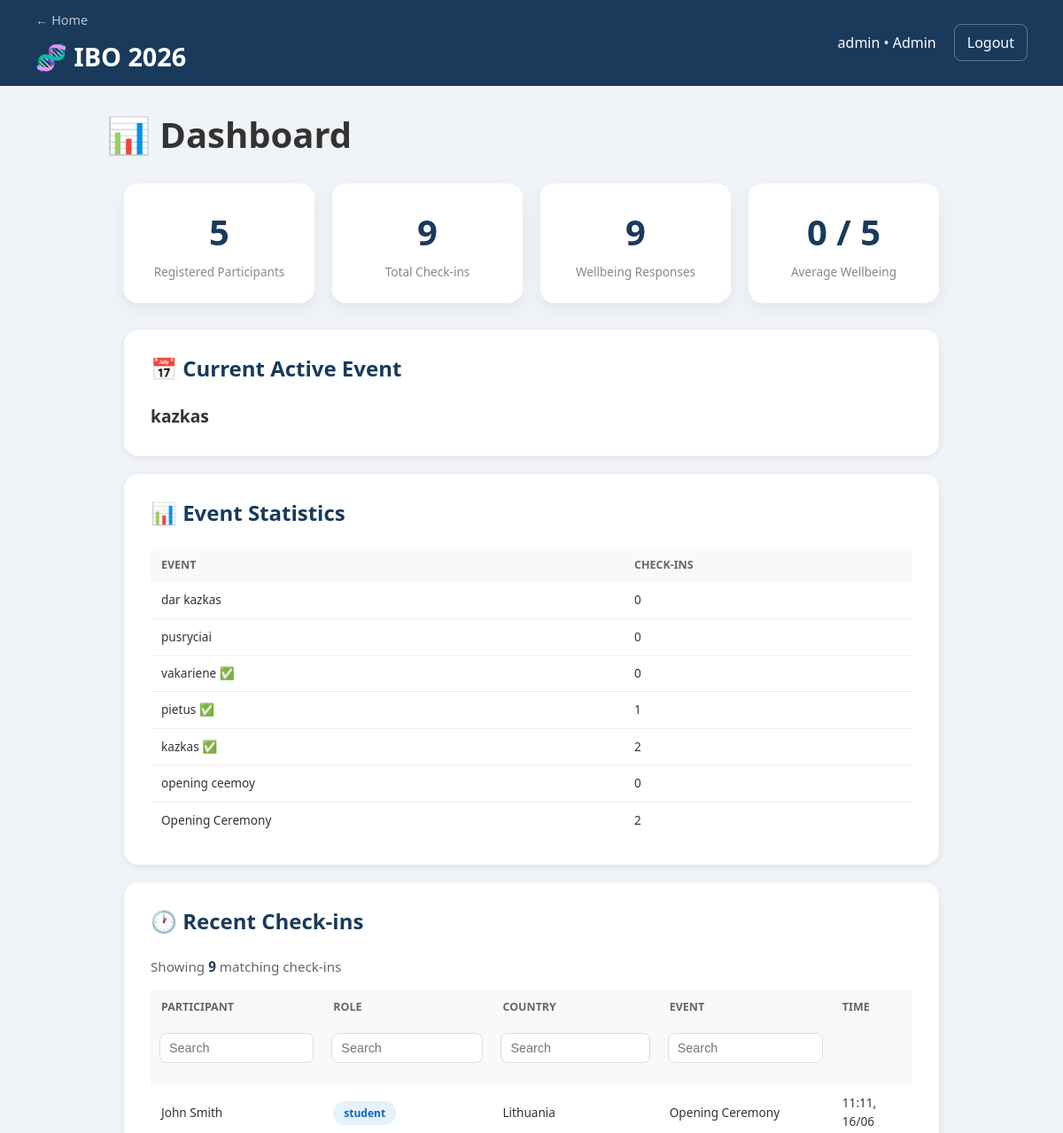
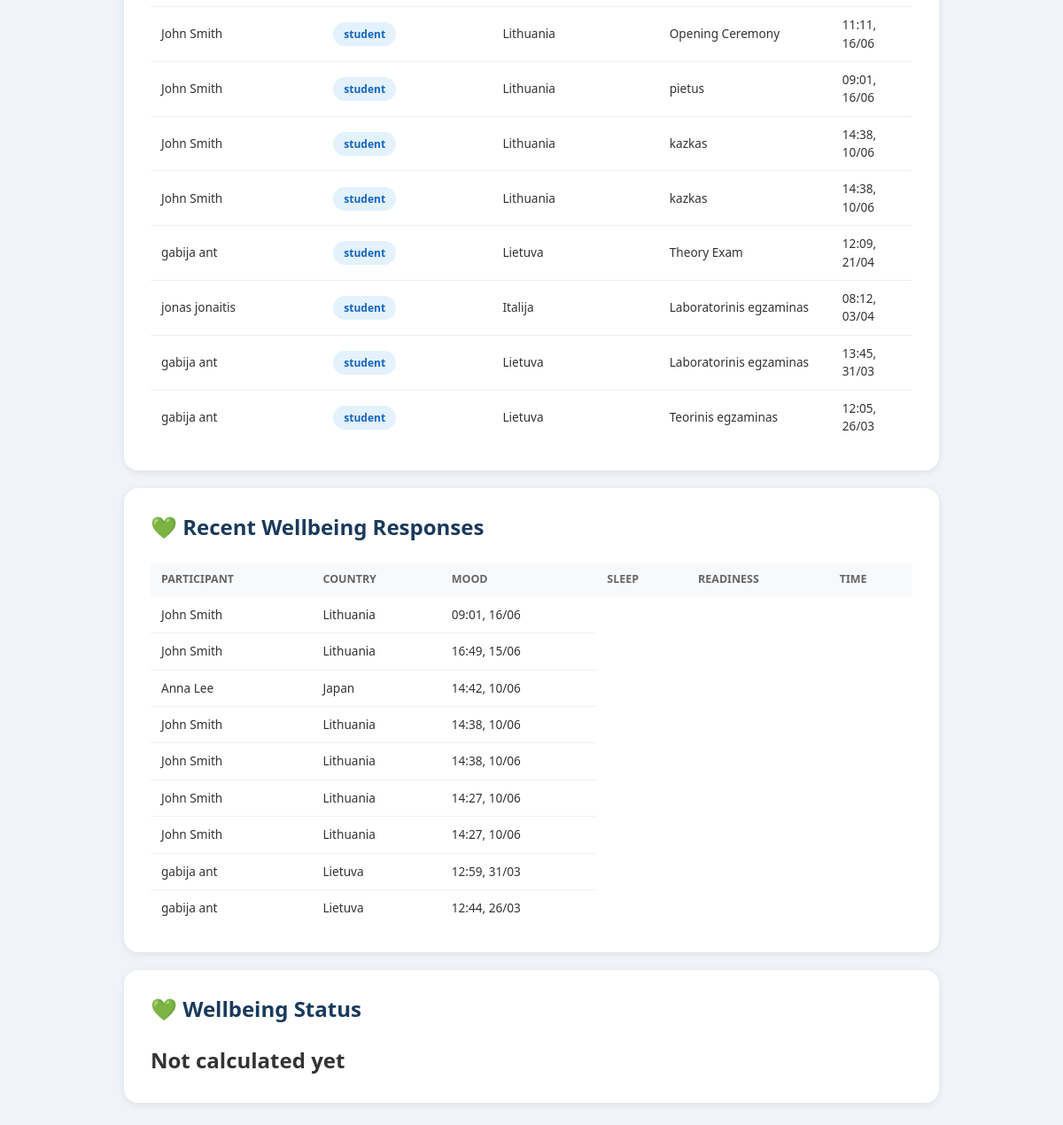
Page /dashboard (signed in) on the earlier database version (2 pictures, top to bottom).
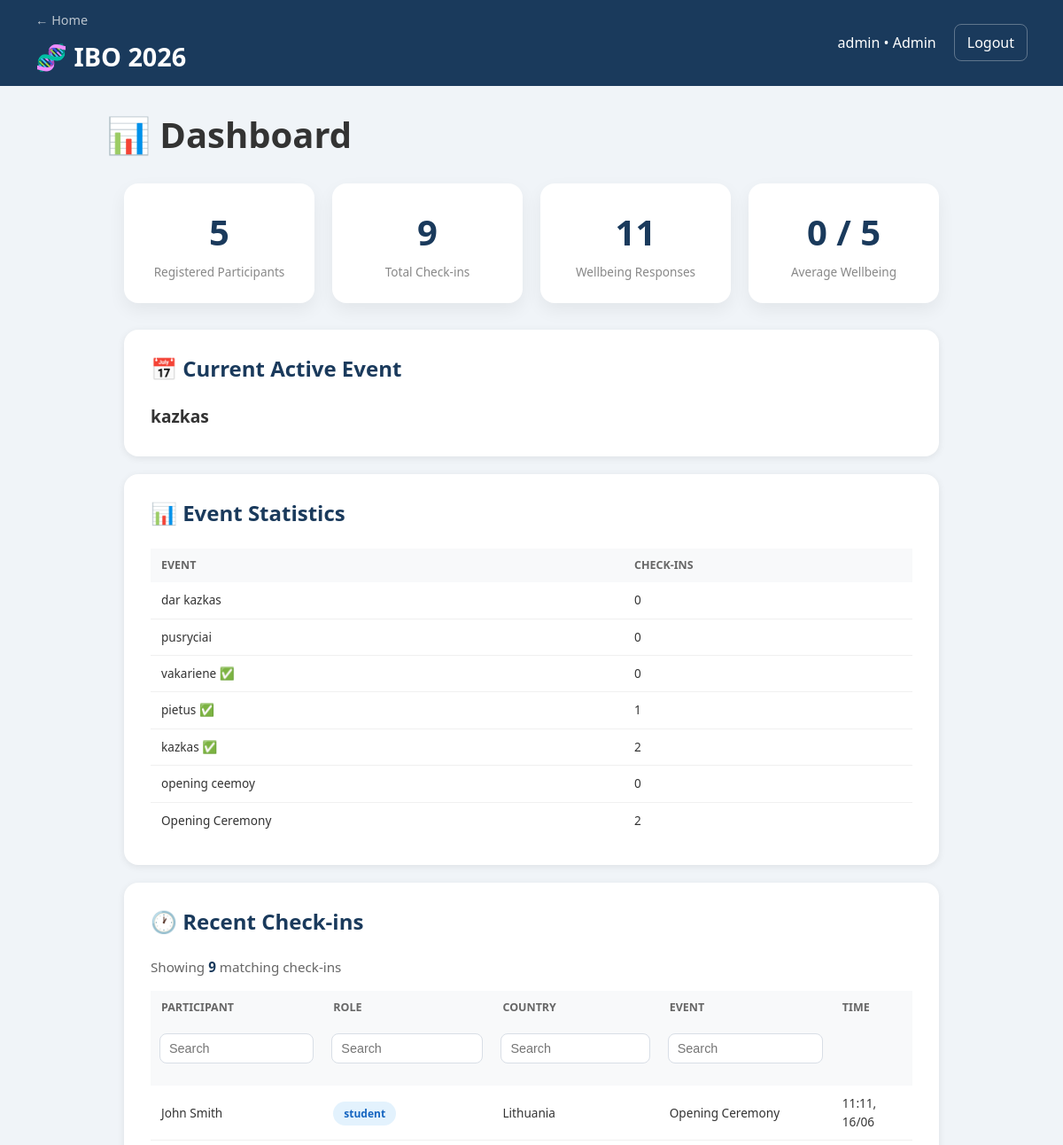
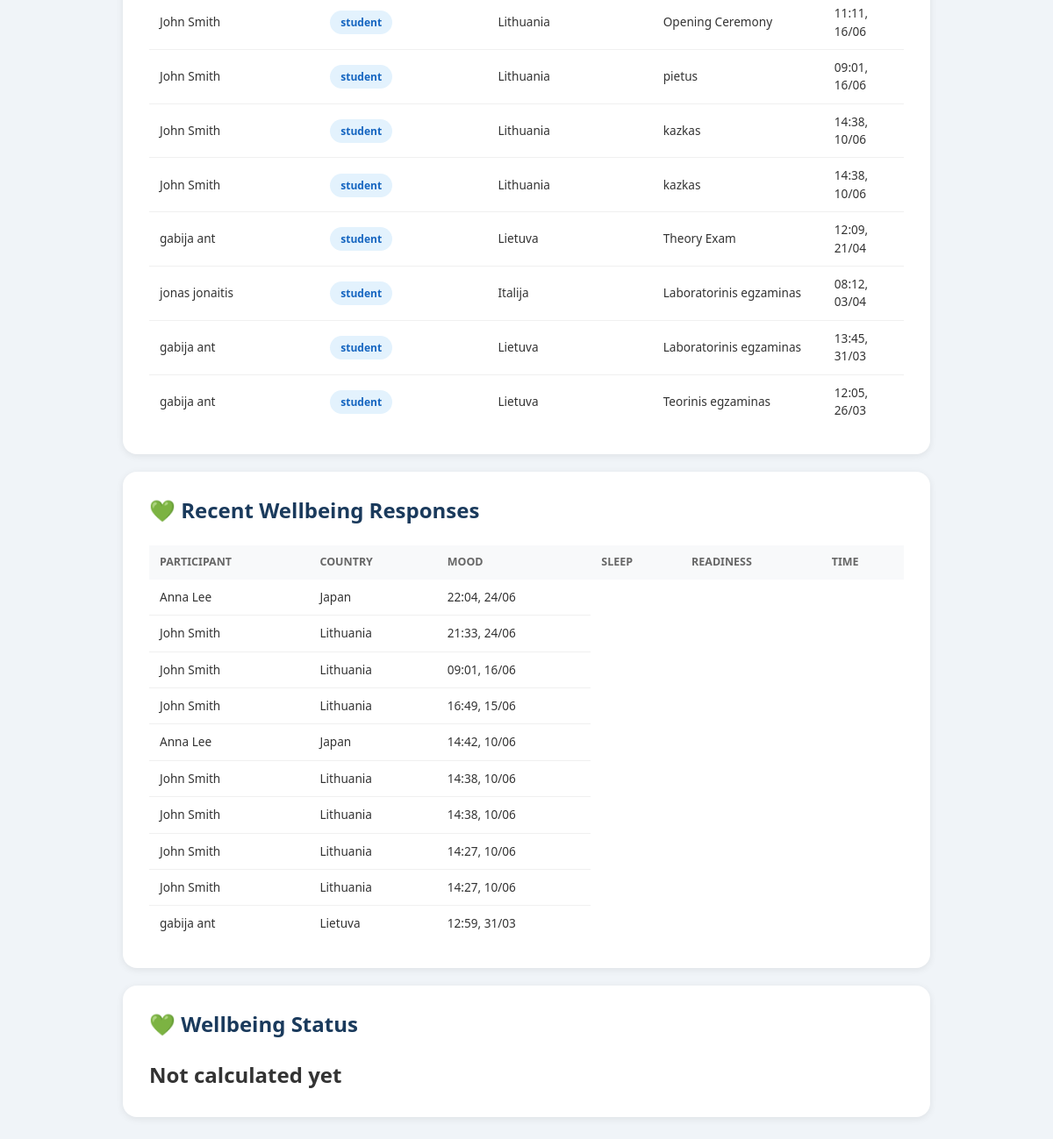
Same page on the later database version (2 pictures, top to bottom).
### app.py (models this page shows)
class Event(db.Model):
    id = db.Column(db.Integer, primary_key=True)
    name = db.Column(db.String(100), nullable=False)
    active = db.Column(db.Boolean, default=False)

class CheckIn(db.Model):
    id = db.Column(db.Integer, primary_key=True)
    participant_id = db.Column(db.Integer, db.ForeignKey('participant.id'))
    participant = db.relationship('Participant', backref='checkins')
    event_name = db.Column(db.String(100), nullable=False)
    timestamp = db.Column(db.DateTime, default=datetime.utcnow)

class Participant(db.Model):
    id = db.Column(db.Integer, primary_key=True)
    name = db.Column(db.String(100), nullable=False)
    nfc_id = db.Column(db.String(50), unique=True, nullable=False)
    role = db.Column(db.String(20), nullable=False)  # student, guide, leader, organizer
    country_id = db.Column(db.Integer, db.ForeignKey('country.id'))
    country = db.relationship('Country', backref='participants')

class Country(db.Model):
    id = db.Column(db.Integer, primary_key=True)
    name = db.Column(db.String(100), nullable=False)

class Wellbeing(db.Model):
    id = db.Column(db.Integer, primary_key=True)
    participant_id = db.Column(
        db.Integer,
        db.ForeignKey('participant.id')
    )
    participant = db.relationship(
        'Participant',
        backref='wellbeing'
    )
    timestamp = db.Column(
        db.DateTime,
        default=datetime.utcnow
    )

### app.py (the view, shortened to what this page needs)
@app.route('/dashboard')
def dashboard():
    if 'user_id' not in session:
        return redirect(url_for('login'))
    user = User.query.get(session['user_id'])
    if user.role not in ['admin', 'organizer']:
        return "Access denied", 403
    checkins = CheckIn.query.order_by(CheckIn.timestamp.desc()).all()
    total_participants = Participant.query.count()
    total_checkins = CheckIn.query.count()
    active_event = Event.query.filter_by(active=True).first()
    events = Event.query.order_by(
        Event.id.desc()
    ).all()
    event_stats = []
    for event in events:
        count = CheckIn.query.filter_by(
            event_name=event.name
        ).count()
        event_stats.append({
            'name': event.name,
            'count': count,
            'active': event.active
        })
    wellbeing_entries = Wellbeing.query.all()
    wellbeing_count = len(wellbeing_entries)
    recent_wellbeing = Wellbeing.query.order_by(
        Wellbeing.timestamp.desc()
    ).limit(10).all()
    delegation_wellbeing = {}
    avg_wellbeing = 0
    wellbeing_status = "Not calculated yet"
    return render_template(
        'dashboard.html',
        checkins=checkins,
        total=total_participants,
        total_checkins=total_checkins,
        wellbeing_count=wellbeing_count,
        active_event=active_event,
        event_stats=event_stats,
        avg_wellbeing=avg_wellbeing,
        recent_wellbeing=recent_wellbeing,
        wellbeing_status=wellbeing_status
    )

### templates/dashboard.html (shortened to what this page needs)
{% extends "base.html" %}
{% block content %}
    <div class="container-medium">
        <h1 class="page-title">
            📊 Dashboard
        </h1>
    <div class="container">
        <div class="stats">
            <div class="stat-card">
                <div class="number">{{ total }}</div>
                <div class="label">Registered Participants</div>
            </div>
            <div class="stat-card">
                <div class="number">{{ total_checkins }}</div>
                <div class="label">Total Check-ins</div>
            </div>
            <div class="stat-card">
                <div class="number">{{ wellbeing_count }}</div>
                <div class="label">Wellbeing Responses</div>
            </div>
            <div class="stat-card">
                <div class="number">{{ avg_wellbeing }} / 5</div>
                <div class="label">Average Wellbeing</div>
            </div>
        </div>
        <div class="card">
            <h2>📅 Current Active Event</h2>
            {% if active_event %}
                <p class="event-name">
                    {{ active_event.name }}
                </p>
            {% else %}
                <p>No active event selected</p>
            {% endif %}
        </div>
        <div class="card">
            <h2>📊 Event Statistics</h2>
            {% if event_stats %}
                <table>
                    <thead>
                        <tr>
                            <th>Event</th>
                            <th>Check-ins</th>
                        </tr>
                    </thead>
                    <tbody id="eventTable">
                        {% for event in event_stats %}
                        <tr>
                            <td>
                                {{ event.name }}
                                {% if event.active %}
                                    ✅
                                {% endif %}
                            </td>
                            <td>{{ event.count }}</td>
                        </tr>
                        {% endfor %}
                    </tbody>
                </table>
            {% endif %}
        </div>
        <div class="card">
            <h2>🕐 Recent Check-ins</h2>
            {% if checkins %}
            <div class="filter-count">
                <div class="filter-summary">
                    Showing
                    <span id="visibleRowsCount">{{ checkins|length }}</span>
                    matching check-ins
                </div>
            </div>
            <table>
                <thead>
                    <tr>
                        <th>Participant</th>
                        <th>Role</th>
                        <th>Country</th>
                        <th>Event</th>
                        <th>Time</th>
                    </tr>
                    <tr>
                        <th>
                            <input type="text" id="participantFilter" placeholder="Search">
                        </th>
                        <th>
                            <input type="text" id="roleFilter" placeholder="Search">
                        </th>
                        <th>
                            <input type="text" id="countryFilter" placeholder="Search">
                        </th>
                        <th>
                            <input type="text" id="eventFilter" placeholder="Search">
                        </th>
                        <th></th>
                    </tr>
                </thead>
                <tbody id="checkinTable">
                    {% for c in checkins %}
                    <tr class="checkin-row">
                        <td>{{ c.participant.name }}</td>
                        <td>
                            <span class="role {{ c.participant.role }}">
                                {{ c.participant.role }}
                            </span>
                        </td>
                        <td>{{ c.participant.country.name if c.participant.country else '—' }}</td>
                        <td>{{ c.event_name }}</td>
                        <td>{{ c.timestamp.strftime('%H:%M, %d/%m') }}</td>
                    </tr>
                    {% endfor %}
                </tbody>
            </table>
            {% else %}
                <p class="empty">No Check-ins yet</p>
            {% endif %}
        </div>
        <div class="card">
            <h2>💚 Recent Wellbeing Responses</h2>
            {% if recent_wellbeing %}
            <table>
                <thead>
                    <tr>
                        <th>Participant</th>
                        <th>Country</th>
                        <th>Mood</th>
                        <th>Sleep</th>
                        <th>Readiness</th>
                        <th>Time</th>
                    </tr>
                </thead>
                <tbody>
                    {% for w in recent_wellbeing %}
                    <tr>
                        <td>{{ w.participant.name }}</td>
                        <td>{{ w.participant.country.name if w.participant.country else '—' }}</td>
                        <td>{{ w.timestamp.strftime('%H:%M, %d/%m') }}</td>
                    </tr>
                    {% endfor %}
                </tbody>
            </table>
            {% else %}
                <p class="empty">No wellbeing responses yet</p>
            {% endif %}
        </div>
        <div class="card">
            <h2>💚 Wellbeing Status</h2>
            <p class="status-text">
                {{ wellbeing_status }}
            </p>
        </div>
    </div>
</div>
{% endblock %}

### templates/base.html (shortened to what this page needs)
<!DOCTYPE html>
<html lang="en">
<head>
    <link rel="stylesheet"
          href="{{ url_for('static', filename='style.css') }}">
</head>
<body>
    {% if session.get('user_id') %}
    <div class="header">
        <div class="header-top">
            <div>
                {% if request.endpoint != 'index' %}
                <a href="{{ url_for('index') }}" class="back">
                    ← Home
                </a>
                {% endif %}
                <h1>
                    <a href="{{ url_for('index') }}"
                       style="color:white; text-decoration:none;">
                        🧬 IBO 2026
                    </a>
                </h1>
            </div>
            <div class="user-info">
                {{ session['username'] }} •
                {% if session['role'] == 'team_leader' %}
                    Team Leader
                {% elif session['role'] == 'admin' %}
                    Admin
                {% elif session['role'] == 'guide' %}
                    Guide
                {% elif session['role'] == 'organizer' %}
                    Organizer
                {% endif %}
                <a href="{{ url_for('logout') }}"
                   class="logout-btn">
                    Logout
                </a>
            </div>
        </div>
    </div>
    {% endif %}
    {% block content %}
    {% endblock %}
</body>
</html>

### static/style.css (style rules this page uses)
body { font-family: 'Segoe UI', sans-serif; background: #f0f4f8; margin: 0; color: #333; line-height: 1.5; }
.header { background: #1a3a5c; color: white; padding: 12px 40px; }
.header h1 { font-size: 1.8rem; margin: 0; }
.header-top { display: flex; justify-content: space-between; align-items: center; }
.user-info { display: flex; align-items: center; gap: 20px; color: white; }
.logout-btn { color: white; text-decoration: none; border: 1px solid rgba(255,255,255,0.3); padding: 8px 14px; border-radius: 8px; }
.container { max-width: 1400px; margin: 25px auto; padding: 0 20px; }
.card { background: white; border-radius: 16px; padding: 30px; margin-top: 20px; margin-bottom: 20px; box-shadow: 0 2px 8px rgba(0,0,0,0.08); }
* { margin: 0; padding: 0; box-sizing: border-box; }
.back { color: rgba(255,255,255,0.7); text-decoration: none; font-size: 0.9rem; display: block; margin-bottom: 8px; }
input, select { width: 100%; padding: 10px 12px; border: 2px solid #e0e0e0; border-radius: 8px; font-size: 0.9rem; margin-bottom: 15px; transition: border-color 0.2s; }
table { width: 100%; border-collapse: collapse; }
th { text-align: left; padding: 10px 12px; background: #f8f9fa; font-size: 0.78rem; color: #666; text-transform: uppercase; }
td { padding: 10px 12px; border-bottom: 1px solid #f0f0f0; font-size: 0.85rem; }
tr:last-child td { border-bottom: none; }
.role { padding: 5px 12px; border-radius: 999px; font-size: 0.75rem; font-weight: 700; }
.student { background: #e3f2fd; color: #1565c0; }
.page-title { font-size: 2.5rem; color: #333; margin-bottom: 25px; }
.card h2 { color: #1a3a5c; margin-bottom: 25px; line-height: 1.2; }
.container-medium { max-width: 1000px; margin: 25px auto; padding: 0 20px; }
.stats { display: grid; grid-template-columns: repeat(4, 1fr); gap: 20px; margin-bottom: 30px; }
.stat-card { background: white; border-radius: 16px; padding: 25px; text-align: center; box-shadow: 0 8px 20px rgba(0,0,0,0.06); }
.stat-card .number { font-size: 2.5rem; font-weight: 700; color: #1a3a5c; }
.stat-card .label { color: #888; font-size: 0.85rem; margin-top: 5px; }
.event-name { font-size: 1.2rem; font-weight: 600; }
.status-text { font-size: 1.5rem; font-weight: 700; }
th input { width: 100%; padding: 8px 10px; border: 1px solid #d8dee6; border-radius: 8px; font-size: 0.9rem; background: white; }
thead tr:nth-child(2) { background: #f8fafc; }
thead tr:nth-child(2) th { padding: 10px; }
.filter-summary { margin: 15px 0; font-size: 0.95rem; color: #666; }
.filter-summary span { font-weight: 700; color: #1a3a5c; }

Differences in the rows shown:
no longer on this page (row unchanged): Wellbeing: participant.name "gabija ant", participant.country "Lietuva", timestamp "12:44, 26/03"
added Wellbeing: participant.name "Anna Lee", participant.country "Japan", timestamp "22:04, 24/06"
added Wellbeing: participant.name "John Smith", participant.country "Lithuania", timestamp "21:33, 24/06"
Other differences:
{{ wellbeing_count }}: "9" → "11"
